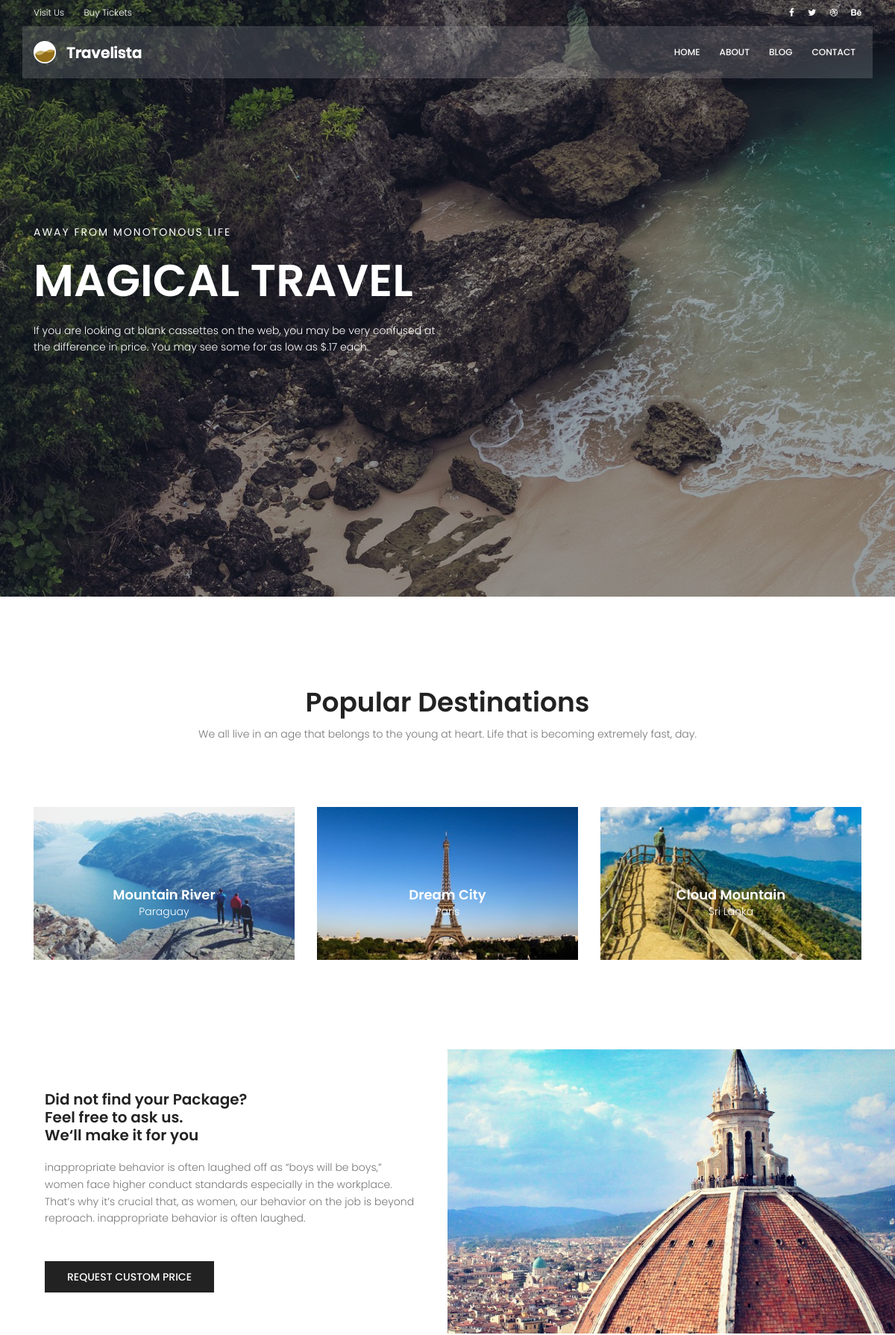
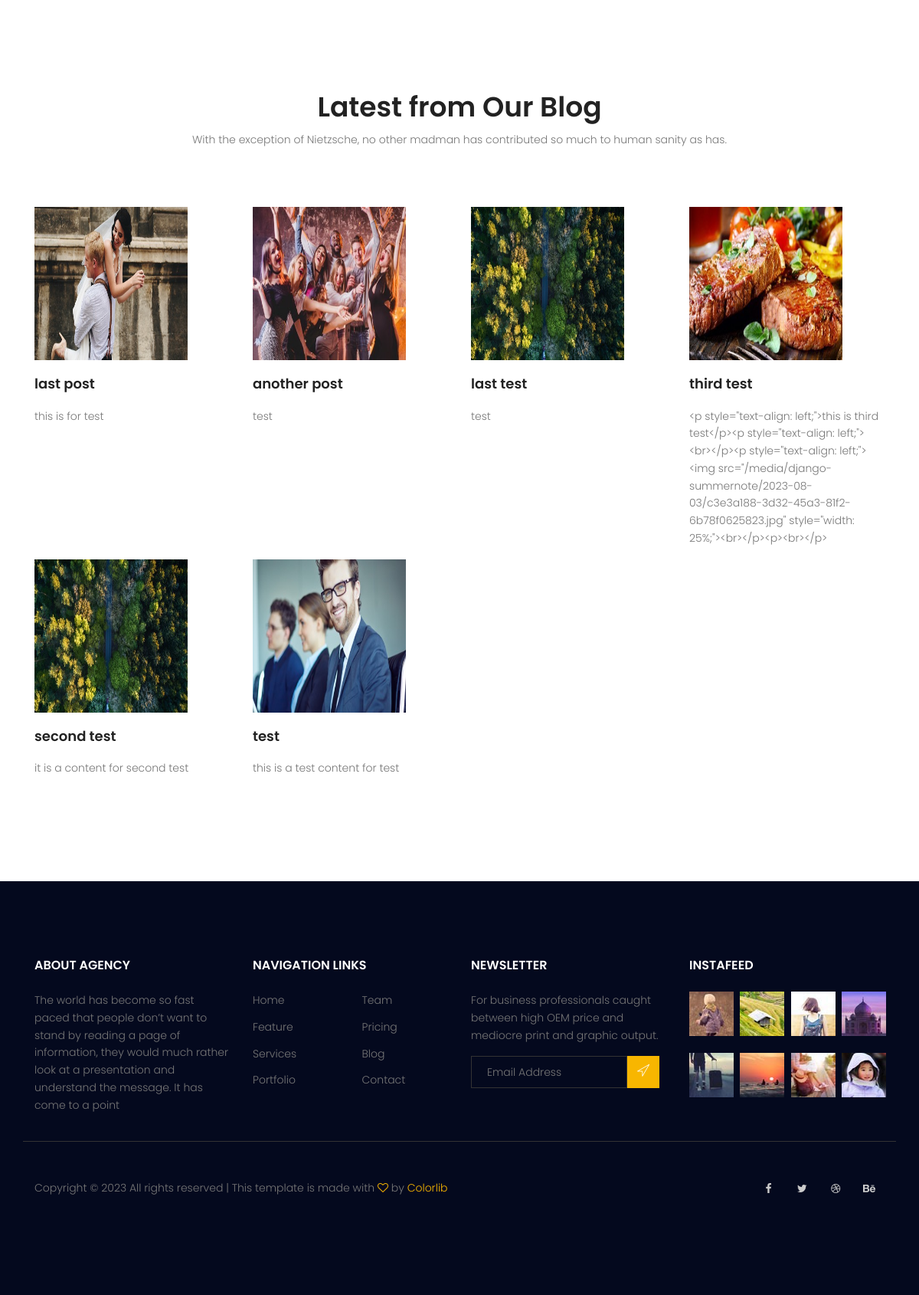
The page / on the database its author committed (2 pictures, top to bottom).
### blog/models.py (models this page shows, shortened)
class post(models.Model):
    image = models.ImageField(upload_to='blog',default='blog/default.jpg')
    author = models.ForeignKey(User,on_delete=models.SET_NULL,null=True)
    title = models.CharField(max_length = 255)
    content = models.TextField()
    tags = TaggableManager()
    category = models.ManyToManyField(Category)
    conted_vies = models.IntegerField(default = 0)
    status = models.BooleanField(default = False)
    published_date = models.DateTimeField(auto_now = True)
    created_date = models.DateTimeField(auto_now_add = True)
    updated_date = models.DateTimeField(auto_now = True)
    hit_count_generic = GenericRelation(HitCount, object_id_field='object_pk',
    related_query_name='hit_count_generic_relation')
    '''
    def get_absolute_url(self):
        return reverse('blog:detail',kwargs={'pk':self.id})
    '''

### website/views.py (the view)
# urls.py: path('',home_index,name='index'),
def home_index(request):
    return render(request,'website/index.html')

### website/templatetags/web_custom_tags.py (called while the page is built)
@register.inclusion_tag('website/home-latest-posts.html')
def latest_posts(arg=6):
    posts = post.objects.filter(status=1).order_by('published_date')[:arg]
    return {'posts':posts}

### templates/website/index.html (shortened to what this page needs)
{% extends 'base.html'%}
{% load static %}
{% block content%}
{% load web_custom_tags %}
<section class="banner-area relative">
    <div class="overlay overlay-bg"></div>
    <div class="container">
        <div class="row fullscreen align-items-center justify-content-between">
            <div class="col-lg-6 col-md-6 banner-left">
                <h6 class="text-white">Away from monotonous life</h6>
                <h1 class="text-white">Magical Travel</h1>
                <p class="text-white">
                    If you are looking at blank cassettes on the web, you may be very confused at the difference in
                    price. You may see some for as low as $.17 each.
                </p>
            </div>
        </div>
    </div>
</section>
<section class="popular-destination-area section-gap">
    <div class="container">
        <div class="row d-flex justify-content-center">
            <div class="menu-content pb-70 col-lg-8">
                <div class="title text-center">
                    <h1 class="mb-10">Popular Destinations</h1>
                    <p>We all live in an age that belongs to the young at heart. Life that is becoming extremely fast,
                        day.</p>
                </div>
            </div>
        </div>
        <div class="row">
            <div class="col-lg-4">
                <div class="single-destination relative">
                    <div class="thumb relative">
                        <img class="img-fluid" src="{% static 'img/d1.jpg' %}" alt="">
                    </div>
                    <div class="desc">
                        <h4>Mountain River</h4>
                        <p>Paraguay</p>
                    </div>
                </div>
            </div>
            <div class="col-lg-4">
                <div class="single-destination relative">
                    <div class="thumb relative">
                        <img class="img-fluid" src="{% static 'img/d2.jpg' %}" alt="">
                    </div>
                    <div class="desc">
                        <h4>Dream City</h4>
                        <p>Paris</p>
                    </div>
                </div>
            </div>
            <div class="col-lg-4">
                <div class="single-destination relative">
                    <div class="thumb relative">
                        <img class="img-fluid" src="{% static 'img/d3.jpg' %}" alt="">
                    </div>
                    <div class="desc">
                        <h4>Cloud Mountain</h4>
                        <p>Sri Lanka</p>
                    </div>
                </div>
            </div>
        </div>
    </div>
</section>
<section class="home-about-area">
    <div class="container-fluid">
        <div class="row align-items-center justify-content-end">
            <div class="col-lg-6 col-md-12 home-about-left">
                <h1>
                    Did not find your Package? <br>
                    Feel free to ask us. <br>
                    We‘ll make it for you
                </h1>
                <p>
                    inappropriate behavior is often laughed off as “boys will be boys,” women face higher conduct
                    standards especially in the workplace. That’s why it’s crucial that, as women, our behavior on the
                    job is beyond reproach. inappropriate behavior is often laughed.
                </p>
                <a href="#" class="primary-btn text-uppercase">request custom price</a>
            </div>
            <div class="col-lg-6 col-md-12 home-about-right no-padding">
                <img class="img-fluid" src="{% static 'img/about-img.jpg' %}" alt="">
            </div>
        </div>
    </div>
</section>
<section class="recent-blog-area section-gap">
    <div class="container">
        <div class="row d-flex justify-content-center">
            <div class="menu-content pb-60 col-lg-9">
                <div class="title text-center">
                    <h1 class="mb-10">Latest from Our Blog</h1>
                    <p>With the exception of Nietzsche, no other madman has contributed so much to human sanity as has.
                    </p>
                </div>
            </div>
        </div>
        {% latest_posts 6 %}
    </div>
</section>
{% endblock %}

### templates/website/home-latest-posts.html
{% load static %}
        <div class="row">
            {% for posts in posts%}
            <div class="col-lg-3 col-md-6">
                <div class="single-other-issue">
                    <div class="thumb">
                        <img class="img-fluid" src="{{posts.image.url}}" alt="">
                    </div>
                    <a href="{% url 'blog:detail' pk=posts.id %}">
                        <h4>{{posts.title}}</h4>
                    </a>
                    <p>
                        {{posts.content}}
                    </p>
                </div>
            </div>
            {% endfor %}
        </div>

### statics/css/main.css (style rules this page uses)
body { color: #777777; font-family: "Poppins", sans-serif; font-size: 14px; font-weight: 300; line-height: 1.625em; position: relative; }
a { -webkit-transition: all 0.3s ease 0s; -moz-transition: all 0.3s ease 0s; -o-transition: all 0.3s ease 0s; transition: all 0.3s ease 0s; }
a, a:focus, a:hover { text-decoration: none; outline: 0; }
h1, h2, h3, h4, h5, h6 { font-family: "Poppins", sans-serif; color: #222222; line-height: 1.2em !important; margin-bottom: 0; margin-top: 0; font-weight: 600; }
h1, .h1 { font-size: 36px; }
h4, .h4 { font-size: 18px; }
h6, .h6 { font-size: 14px; color: #222222; }
.mb-10 { margin-bottom: 10px; }
.pb-60 { padding-bottom: 60px; }
.pb-70 { padding-bottom: 70px; }
.text-white { color: #fff; }
.text-center { text-align: center; }
.relative { position: relative; }
.overlay { position: absolute; left: 0; right: 0; top: 0; bottom: 0; }
.no-padding { padding: 0; }
h1 { font-size: 36px; }
h4 { font-size: 18px; }
h6 { font-size: 14px; }
h1, h2, h3, h4, h5, h6 { line-height: 1.5em; }
.section-gap { padding: 120px 0; }
.primary-btn { background: #f8b600; line-height: 42px; padding-left: 30px; padding-right: 30px; border: none; color: #fff; display: inline-block; font-size: 14px; font-weight: 500; position: relative; -webkit-transition: all 0.3s ease 0s; -moz-transition: all 0.3s ease 0s; -o-transition: all 0.3s ease 0s; transition: all 0.3s ease 0s; cursor: pointer; position: relative; }
.banner-area { background: url(../img/hero-bg.jpg) center; background-size: cover; }
.banner-area .overlay-bg { background: rgba(4, 9, 30, 0.4); }
.banner-left h6 { text-transform: uppercase; font-weight: 400; font-size: 14px; letter-spacing: 2px; }
.banner-left h1 { margin: 20px 0; font-size: 60px; text-transform: uppercase; }
.banner-left p { margin: 20px 0px; }
.single-destination { -webkit-transition: all 0.3s ease 0s; -moz-transition: all 0.3s ease 0s; -o-transition: all 0.3s ease 0s; transition: all 0.3s ease 0s; }
.single-destination .thumb { position: relative; }
.single-destination .thumb img { width: 100%; }
.single-destination .desc { text-align: center; position: absolute; width: 100%; left: 50%; top: 50%; transform: translate(-50%, -50%); }
.single-destination .desc h4 { color: #fff; }
.single-destination .desc p { color: #fff; font-size: 14px; font-weight: 300; margin-bottom: 0px; }
.single-other-issue .thumb { overflow: hidden; }
.single-other-issue .thumb img { width: 200px; height: 200px; -webkit-transition: all 0.3s ease 0s; -moz-transition: all 0.3s ease 0s; -o-transition: all 0.3s ease 0s; transition: all 0.3s ease 0s; }
.single-other-issue h4 { margin: 20px 0; -webkit-transition: all 0.3s ease 0s; -moz-transition: all 0.3s ease 0s; -o-transition: all 0.3s ease 0s; transition: all 0.3s ease 0s; }
.home-about-area .home-about-left { padding-left: 20%; }
@media (max-width: 1366px) { .home-about-area .home-about-left { padding-left: 5%; } }
.home-about-area .home-about-left h1 { max-width: 510px; }
@media (max-width: 1366px) { .home-about-area .home-about-left h1 { font-size: 20px; } }
.home-about-area .home-about-left p { max-width: 500px; padding: 20px 0; }
.home-about-area .home-about-left .primary-btn { margin-top: 10px; background: #222; font-size: 14px; }
.home-about-area .home-about-right img { width: 100%; }

### rows shown on the page
post: image (picture), title "last post", content "this is for test"
post: image (picture), title "another post", content "test"
post: image (placeholder picture), title "last test", content "test"
post: image (picture), title "third test", content "<p style=\"text-align: left;\">this is third test</p><p style=\"text-align: left;\"><br></p><p style=\"text-align: left;\"><img src=\"/media/django-summernote/2023-08-03/c3e3a188-3d32-45a3-81f2-6b78f0625823.jpg\" style=\"width: 25%;\"><br></p><p><br></p>"
post: image (placeholder picture), title "second test", content "it is a content for second test"
post: image (picture), title "test", content "this is a test content for test"
